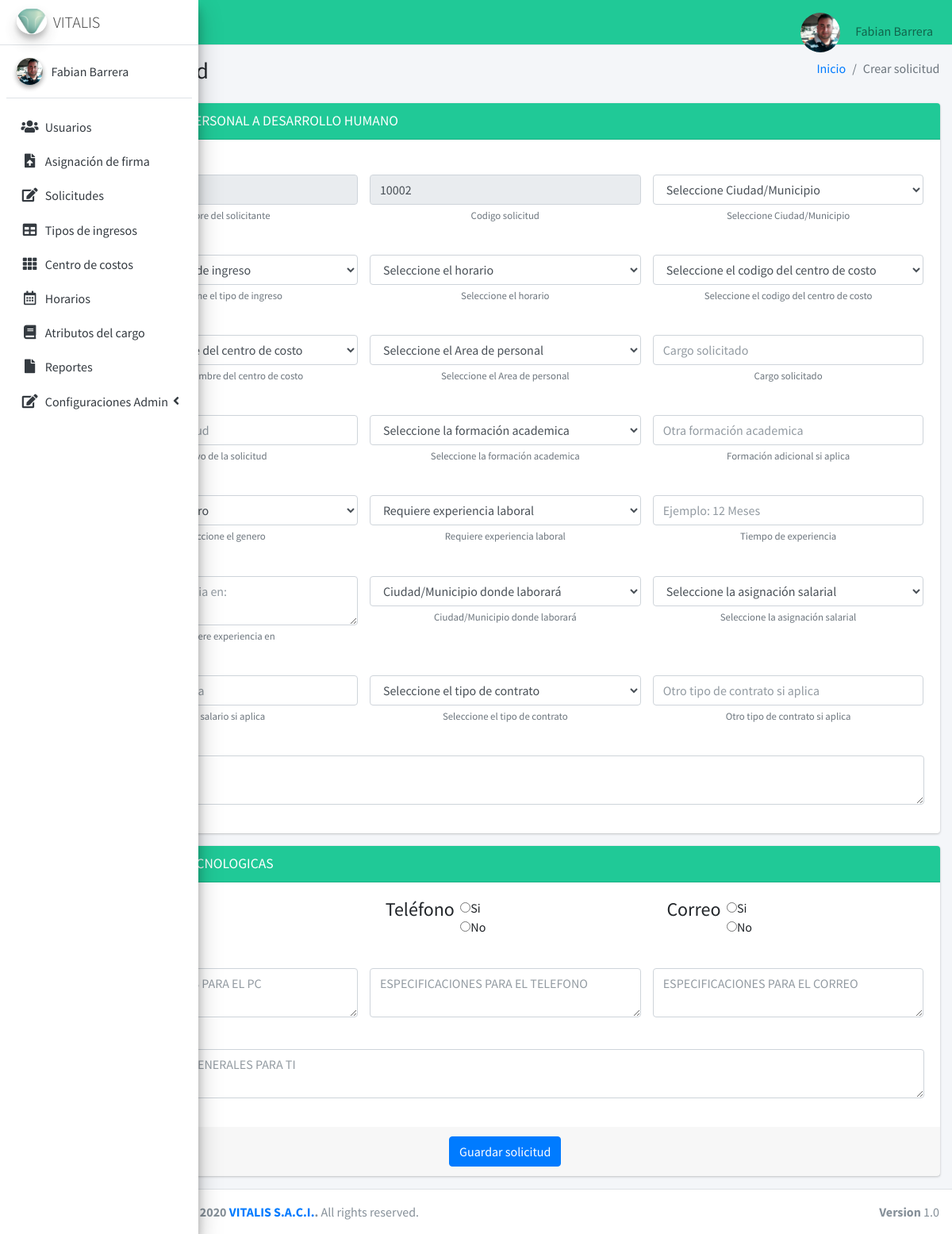
Before: /crear-solicitud (signed in) with the older database file.
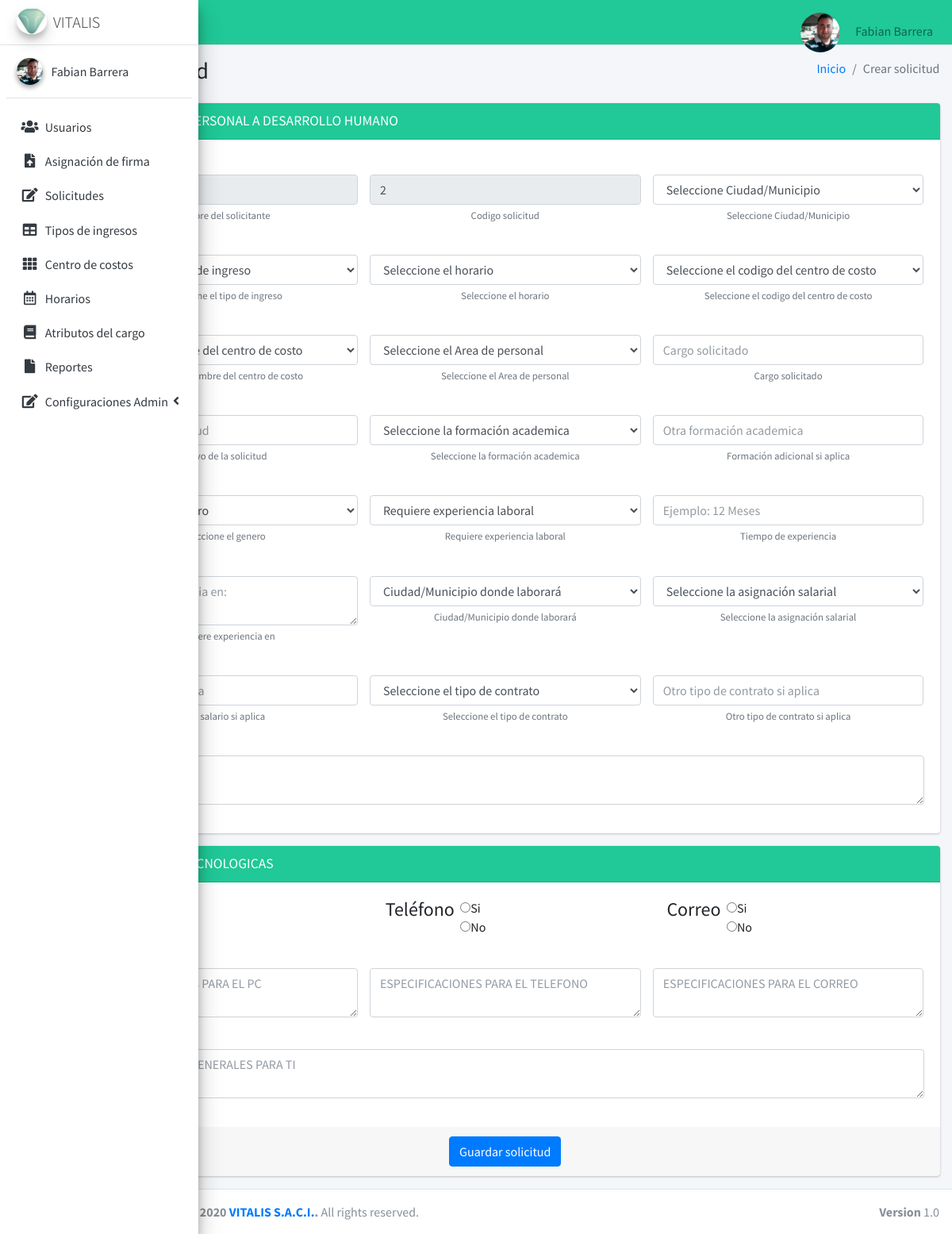
After: the same page with the newer database file.
### tables this page shows
CREATE TABLE `solicitud` (
  `id` int(11) NOT NULL,
  `ciudad` varchar(30) DEFAULT NULL,
  `fecha` datetime DEFAULT current_timestamp(),
  `formacion` text NOT NULL,
  `otra_formacion` varchar(100) DEFAULT NULL,
  `genero` varchar(20) NOT NULL,
  `fecha_estado` timestamp NOT NULL DEFAULT current_timestamp(),
  `exp_lab` text DEFAULT NULL,
  `tiempo_exp` text NOT NULL,
  `ciudad_labor` text NOT NULL,
  `tipo_salario` varchar(100) NOT NULL,
  `monto_salario` varchar(250) DEFAULT NULL,
  `tipo_contrato` varchar(100) NOT NULL,
  `otra_duracion` varchar(100) NOT NULL,
  `observaciones` text NOT NULL,
  `id_usuario` int(11) NOT NULL,
  `motivo` text NOT NULL,
  `cargo_solicitado` text NOT NULL,
  `area_personal` text NOT NULL,
  `codigo_ceco` varchar(20) NOT NULL,
  `horario` varchar(100) NOT NULL,
  `tipo_ingreso` varchar(50) NOT NULL,
  `estatus` text NOT NULL,
  `fecha_recepcion` timestamp NOT NULL DEFAULT current_timestamp(),
  `fecha_contratacion` date NOT NULL,
  `nombre_candidato` text NOT NULL,
  `usuario_sap` varchar(11) NOT NULL,
  `experiencia_en` varchar(250) NOT NULL,
  `ti_pc` text DEFAULT NULL,
  `pc_observaciones` varchar(100) NOT NULL,
  `ti_telefono` text DEFAULT NULL,
  `tel_observaciones` varchar(100) NOT NULL,
  `ti_correo` text DEFAULT NULL,
  `correo_observaciones` varchar(100) NOT NULL,
  `ti_observaciones` varchar(250) NOT NULL,
  `permisos` varchar(250) NOT NULL,
  `codigo` int(11) NOT NULL,
  `nombre_ceco` text NOT NULL,
  `firma_solicitante` text NOT NULL,
  `nombre_director` varchar(100) NOT NULL,
  `firma_director` text NOT NULL,
  `nombre_df` varchar(100) NOT NULL,
  `firma_df` text NOT NULL
);

### controladores/plantilla.controlador.php (called while the page is built)
<?php
class ControladorPlantilla{
    static public function ctrPlantilla(){
        include "vistas/plantilla.php";
    }
}

### index.php (called while the page is built, shortened)
<?php
  require_once "controladores/plantilla.controlador.php";
  require_once "controladores/solicitudes.controlador.php";
  require_once "controladores/centroCostos.controlador.php";
  require_once "modelos/solicitudes.modelo.php";
  $plantilla =new ControladorPlantilla();
  $plantilla -> ctrPlantilla();
  ?>

### controladores/solicitudes.controlador.php (called while the page is built, shortened)
<?php
    class ControladorSolicitudes{
	static public function ctrMostrarSolicitudes($item, $valor){
		$tabla = "solicitud";
		$respuesta = ModeloSolicitudes::mdlMostrarSolicitudes($tabla, $item, $valor);
		return $respuesta;
	}
}

### modelos/conexion.php (called while the page is built)
<?php
class Conexion{
	static public function conectar(){
		$link = new PDO("mysql:host=localhost;dbname=vitaweb",
			            "root",
			            "");
		$link->exec("set names utf8");
		return $link;
	}
}

### modelos/solicitudes.modelo.php (called while the page is built, shortened)
<?php
class ModeloSolicitudes{
    static public function mdlMostrarSolicitudes($tabla, $item, $valor){
        if ($item != null) {
            $stmt = Conexion::conectar()->prepare("SELECT * FROM $tabla WHERE $item = :$item ORDER BY fecha DESC");
            $stmt -> bindParam(":".$item, $valor, PDO::PARAM_STR);
            $stmt -> execute();
            return $stmt ->fetch();
        }else {
            $stmt = Conexion::conectar()->prepare("SELECT * FROM $tabla ORDER BY fecha DESC");
            $stmt -> execute();
            return $stmt ->fetchAll();
        }
    }
}

### vistas/modulos/crear-solicitud.php (the view, shortened to what the changed rows need)
<div class="content-wrapper">
  <section class="content-header">
    <div class="container-fluid">
      <div class="row mb-2">
        <div class="col-sm-6">
          <h1>Crear solicitud</h1>
        </div>
      </div>
    </div>
  </section>
  <section class="content">
    <div class="container-fluid">
      <div class="row">
        <div class="col-md-12">
          <div class="card card-primary">
          <form role="form" method="post">
              <div class="card-body">
              <div class="row">
                <div class="form-group col-md-4 ">
                    <?php
                      $item = null;
                      $valor = null;
                      $solicitudes = ControladorSolicitudes::ctrMostrarSolicitudes($item, $valor);
                      if (!$solicitudes){
                        echo '<input type="text" class="form-control" id="nuevoCodigo" name="nuevoCodigo" value="1" readonly>
                        <small id="codigoHelp" class="form-text text-muted text-center">Codigo solicitud</small>';
                      }else{
                        foreach ($solicitudes as $key => $value) {
                        }
                        $codigo = $value["codigo"] + 1;
                          echo '<input type="text" class="form-control" id="nuevoCodigo" name="nuevoCodigo" value="'.$codigo.'" readonly>
                          <small id="codigoHelp" class="form-text text-muted text-center">Codigo solicitud</small>';
                      }
                    ?>
                </div>
              </div>
            </div>
           </div>
        </div>
      </div>
    </div>
  </section>

Changed rows visible on the page:
removed solicitud: nuevoCodigo "10002"
added solicitud: nuevoCodigo "2"
